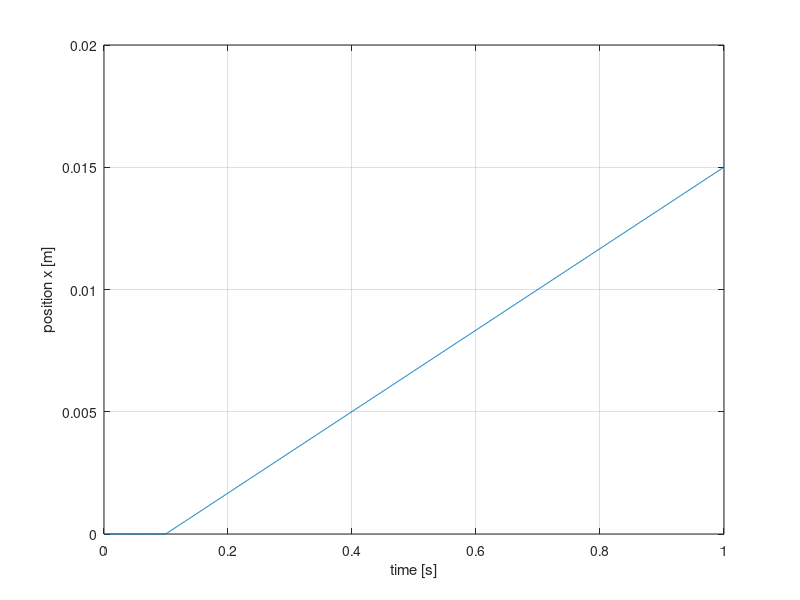
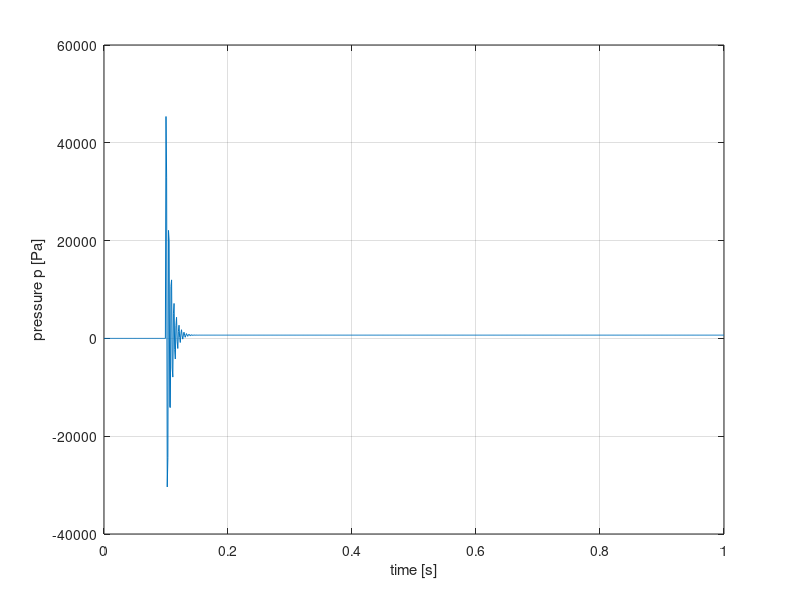

MATLAB code to generate these figures, in order:
% Parameters
A = 3.0e-3;
beta_e = 1.2e9;
Vt = 6.0e-5;
m = 8.0;
b = 120.0;
Kq = 2.5e-5;
Kp = 1.0e-11;
Ct = 5.0e-12;

% State-space matrices from Section 5
Axs = [0 1 0;
       0 -b/m A/m;
       0 -(A*beta_e)/Vt -((Kp+Ct)*beta_e)/Vt];
Bxs = [0; 0; (Kq*beta_e)/Vt];

sys = ss(Axs, Bxs, eye(3), zeros(3,1));
t = 0:1e-3:1;
u = 2*(t>=0.1);  % step at 0.1 s

[y, t_out, x_out] = lsim(sys, u, t);

figure; plot(t_out, x_out(:,1));
xlabel('time [s]'); ylabel('position x [m]'); grid on;

figure; plot(t_out, x_out(:,3));
xlabel('time [s]'); ylabel('pressure p [Pa]'); grid on;
